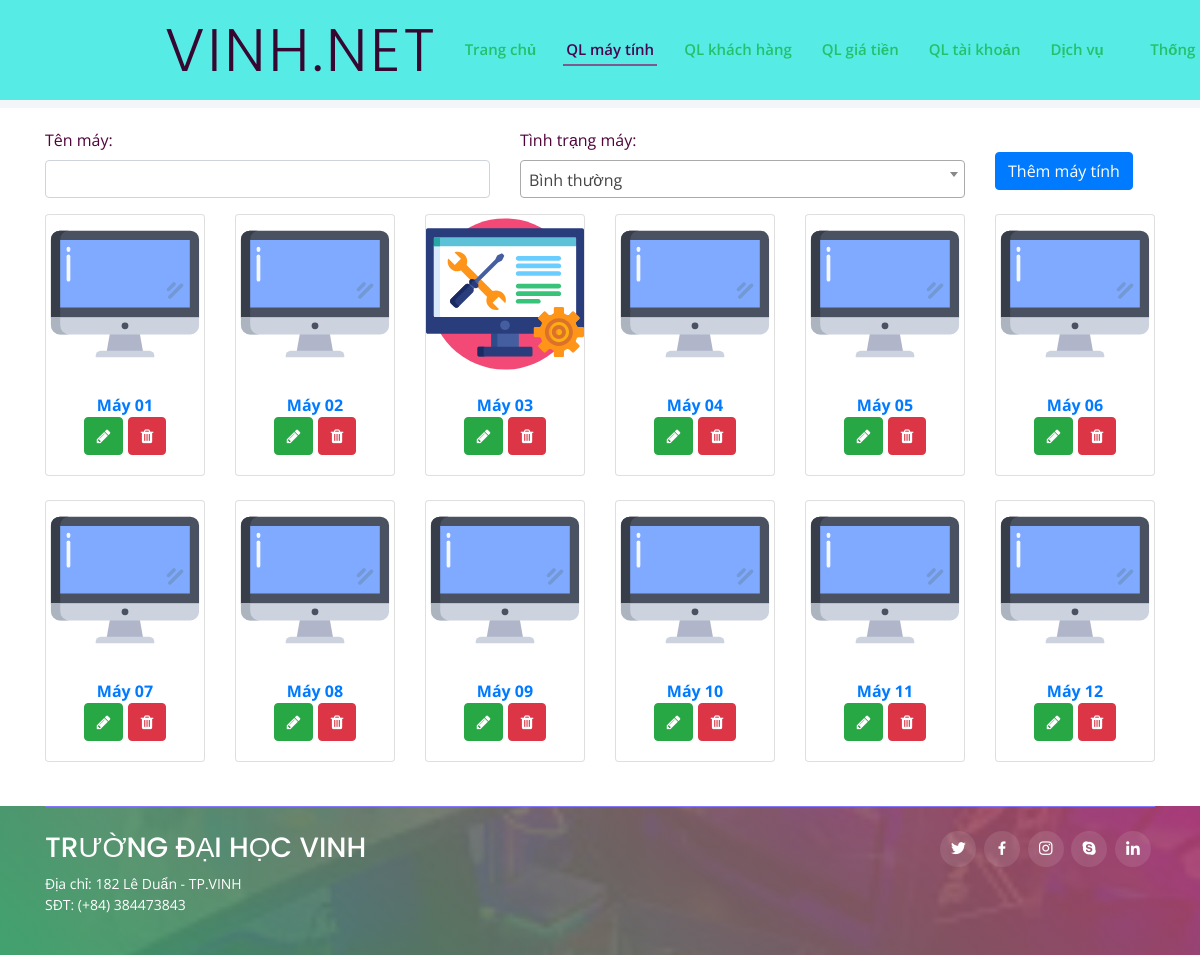
/ql-may-tinh.php (signed in), run on the app's committed database.
### tables this page shows
CREATE TABLE `maytinh` (
  `idmay` int(11) NOT NULL,
  `tenmay` varchar(50) NOT NULL,
  `tinhtrang` varchar(50) NOT NULL
);

### ql-may-tinh.php (the view, shortened to what this page needs)
<?php
require_once('./include/function.php');
require_once('./header.php');
$querymay = mysqli_query($conn, "SELECT * FROM `maytinh` WHERE 1 ORDER BY `tenmay` ASC");
?>
<form action="" method="post" class="row mb-3">
    <div class="col-5">
        <label for="tenmay" class="form-label">Tên máy: </label>
        <input required type="text" name="tenmay" id="tenmay" class="form-control">
    </div>
    <div class="col-5">
        <label for="tinhtrang" class="form-label">Tình trạng máy: </label>
    </div>
    <div class="col-2">
        <input type="submit" value="Thêm máy tính" id="submit" name="submit" class="btn btn-primary mt-4">
    </div>
</form>
<div class="row">
    <?php while ($maytinh = mysqli_fetch_assoc($querymay)) {
        if ($maytinh['tinhtrang'] == "Hỏng") {
    ?>
            <div class="col-xl-2 col-md-6 mb-4">
                <div class="card text-center">
                    <img src="./assets/img/settings.svg" width="100px" class="card-img-top" alt="máy hỏng">
                    <div class="card-body font-weight-bold text-primary text-center">
                        <div><?= $maytinh['tenmay'] ?></div>
                        <div>
                        <a href="#" class="btn btn-success" title="Sửa" data-toggle="modal" data-target="#exampleModal" data-tenmay="<?= $maytinh['tenmay'] ?>" data-tinhtrang="<?= $maytinh['tenmay'] ?>" data-idmay="<?= $maytinh['idmay'] ?>"><i class="fa fa-pencil"></i></a>
                            <a href="#" class="btn btn-danger" title="Xóa" data-toggle="modal" data-target="#exampleModal2" data-tenmay="<?= $maytinh['tenmay'] ?>" data-idmay="<?= $maytinh['idmay'] ?>"><i class="fa fa-trash"></i></a>
                        </div>
                    </div>
                </div>
            </div>
        <?php
        } else {
        ?>
            <div class="col-xl-2 col-md-6 mb-4">
                <div class="card text-center">
                    <img src="./assets/img/computer.svg" width="100px" class="card-img-top" alt="máy bình thường">
                    <div class="card-body font-weight-bold text-primary text-center">
                        <div><?= $maytinh['tenmay'] ?></div>
                        <div>
                            <a href="#" class="btn btn-success" title="Sửa" data-toggle="modal" data-target="#exampleModal" data-tenmay="<?= $maytinh['tenmay'] ?>" data-tinhtrang="<?= $maytinh['tenmay'] ?>" data-idmay="<?= $maytinh['idmay'] ?>"><i class="fa fa-pencil"></i></a>
                            <a href="#" class="btn btn-danger" title="Xóa" data-toggle="modal" data-target="#exampleModal2" data-tenmay="<?= $maytinh['tenmay'] ?>" data-idmay="<?= $maytinh['idmay'] ?>"><i class="fa fa-trash"></i></a>
                        </div>
                    </div>
                </div>
            </div>
    <?php
        }
    }
    ?>
</div>
<?php
require_once('./footer.php');
?>

### assets/css/style.css (style rules this page uses)
body { font-family: "Open Sans", sans-serif; color: #50043c; cursor: url(../cursor/xanhla.cur), auto; }
a { color: #012203; }

### data on the page
maytinh: tenmay "Máy 01"
maytinh: tenmay "Máy 02"
maytinh: tenmay "Máy 03"
maytinh: tenmay "Máy 04"
maytinh: tenmay "Máy 05"
maytinh: tenmay "Máy 06"
maytinh: tenmay "Máy 07"
maytinh: tenmay "Máy 08"
maytinh: tenmay "Máy 09"
maytinh: tenmay "Máy 10"
maytinh: tenmay "Máy 11"
maytinh: tenmay "Máy 12"
